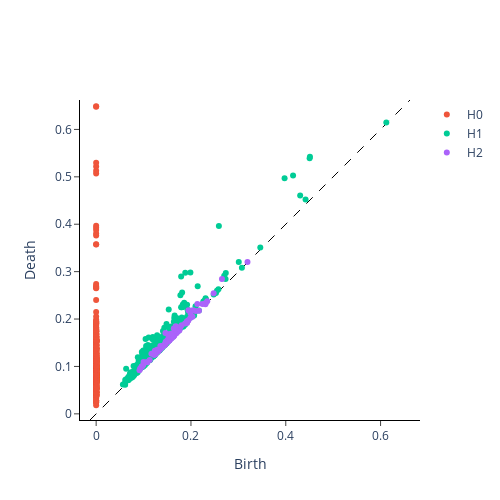

Notebook code for this chart:
### Code cell
homology_dimensions = (0,1,2)
VRP = VietorisRipsPersistence(homology_dimensions=homology_dimensions)

# the array need to be reshaped as the library expects many 2D arrays of dimensions n_windows x window_size

y_slug_embedded_reshaped = y_slug_embedded.reshape(1, *y_slug_embedded.shape)
print(f"y_slug_embedded_reshaped.shape",y_slug_embedded_reshaped.shape)
print(f"y_slug_embedded.shape", y_slug_embedded.shape)


PH_slug = VRP.fit_transform(y_slug_embedded_reshaped)
VRP.plot(PH_slug)
